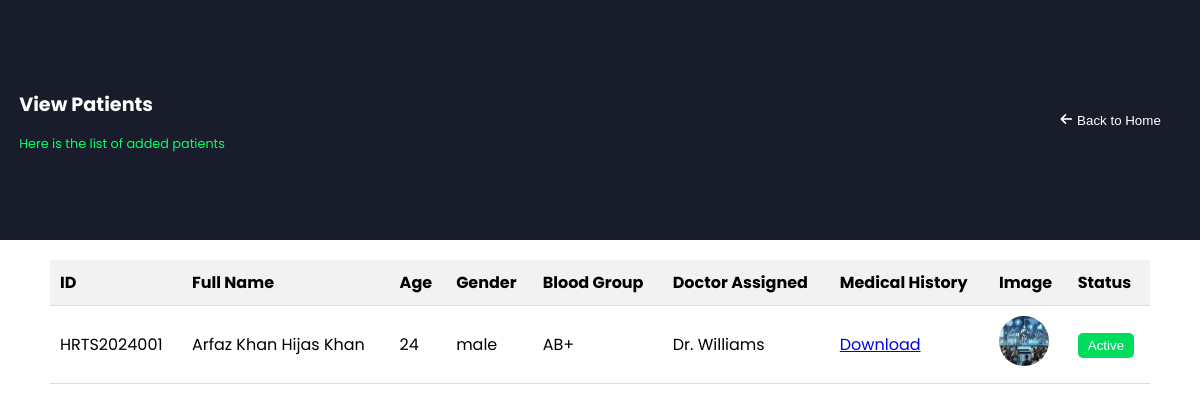
The app's page /view_patients/, older data.
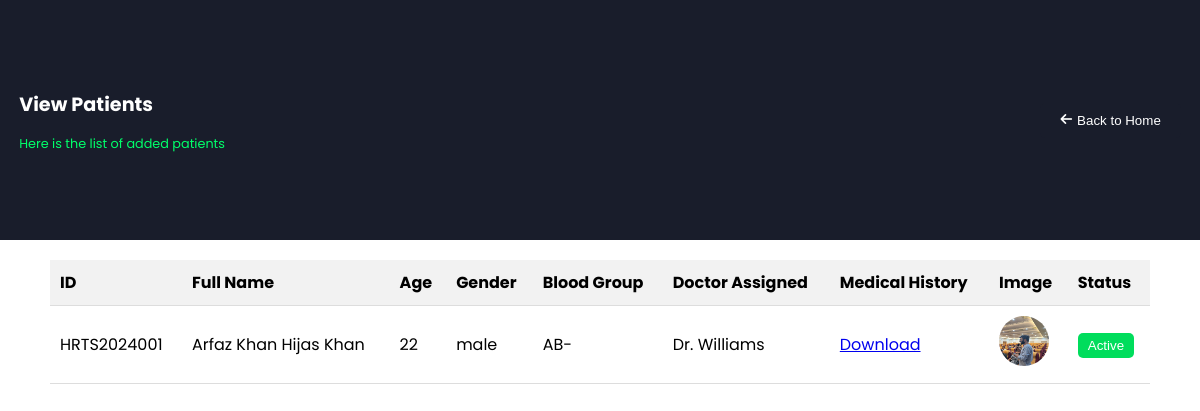
The same page, newer data.
### app.py (models this page shows)
class Patient(db.Model):
    id = db.Column(db.String(20), primary_key=True)
    firstname = db.Column(db.String(50), nullable=False)
    lastname = db.Column(db.String(50), nullable=False)
    email = db.Column(db.String(100))
    phone = db.Column(db.String(20))
    dob = db.Column(db.String(20))
    address = db.Column(db.String(200))
    city = db.Column(db.String(50))
    state = db.Column(db.String(50))
    zipcode = db.Column(db.String(10))
    bloodgroup = db.Column(db.String(10))
    gender = db.Column(db.String(10))
    doctor = db.Column(db.String(100))
    prevcondition = db.Column(db.Text)
    image = db.Column(db.String(100))
    medical_history_pdf = db.Column(db.String(100))  # Add this field

### app.py (the view)
@app.route('/view_patients/')
def view_patients():
    patients = Patient.query.all()
    return render_template('view_patients.html', patients=patients, calculate_age=calculate_age)

### app.py (called while the page is built)
def calculate_age(dob):
    today = datetime.today()
    dob = datetime.strptime(dob, "%Y-%m-%d")
    age = today.year - dob.year - ((today.month, today.day) < (dob.month, dob.day))
    return age

### templates/view_patients.html (shortened to what this page needs)
<!DOCTYPE html>
<html lang="en">
<head>
    <link rel="stylesheet" href="https://cdnjs.cloudflare.com/ajax/libs/font-awesome/6.1.1/css/all.min.css">
</head>
<body>
    <header>
        <div>
            <h2>View Patients</h2>
            <p>Here is the list of added patients</p>
        </div>
        <button class="back-to-home-btn" onclick="window.location.href='/'">
            <i class="fas fa-arrow-left"></i> Back to Home
        </button>
    </header>
    <main>
        <section class="container">
            <table>
                <thead>
                    <tr>
                        <th>ID</th>
                        <th>Full Name</th>
                        <th>Age</th>
                        <th>Gender</th>
                        <th>Blood Group</th>
                        <th>Doctor Assigned</th>
                        <th>Medical History</th>
                        <th>Image</th>
                        <th>Status</th>
                    </tr>
                </thead>
                <tbody>
                    {% for patient in patients %}
                    <tr>
                        <td>{{ prefix }}{{ patient.id }}</td>
                        <td>{{ patient.firstname }} {{ patient.lastname }}</td>
                        <td>{{ calculate_age(patient.dob) }}</td>
                        <td>{{ patient.gender }}</td>
                        <td>{{ patient.bloodgroup }}</td>
                        <td>{{ patient.doctor }}</td>
                        <td>
                            {% if patient.medical_history_pdf %}
                                <a href="{{ url_for('download_history', filename=patient.medical_history_pdf.split('/')[-1]) }}">Download</a>
                            {% else %}
                                No medical history available
                            {% endif %}
                        </td>
                        <td><img src="{{ url_for('static', filename='images/' + patient.image) }}" alt="Patient Image" style="width: 50px; height: 50px; border-radius: 50%;"></td>
                        <td><button class="status-btn">{{ patient.status }}</button></td>
                    </tr>
                    {% endfor %}
                </tbody>
            </table>
        </section>
    </main>
</body>
</html>

Row changes from the older to the newer data that the page shows:
changed Patient "HRTS2024001": dob "24" → "22"; bloodgroup "AB+" → "AB-"; image: a different picture
